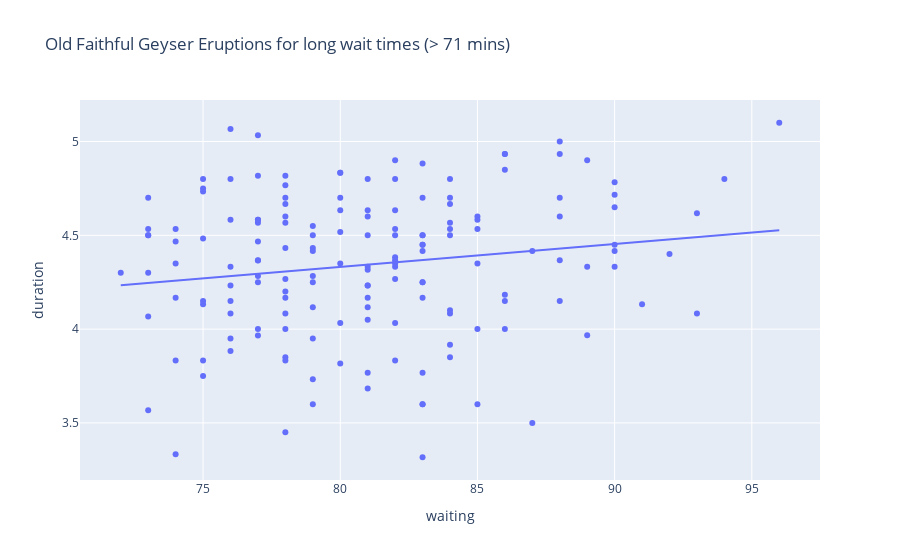
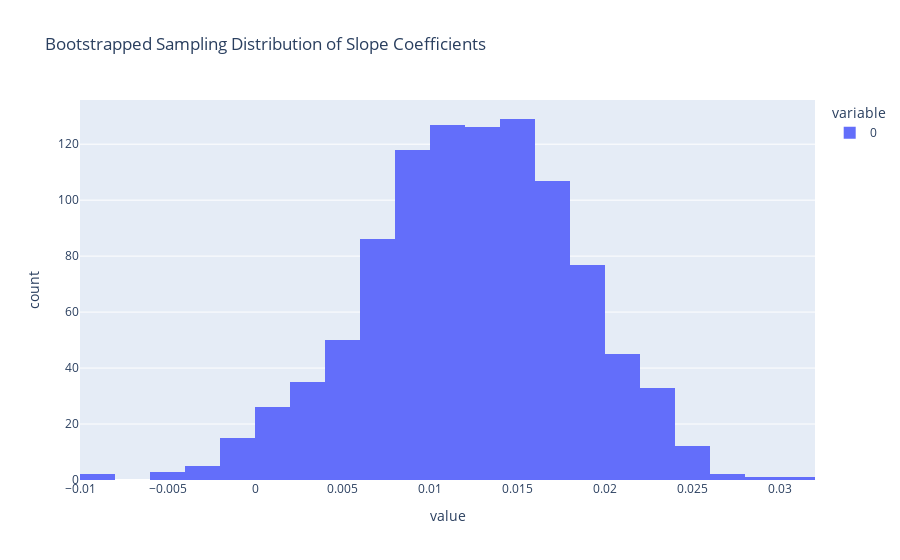
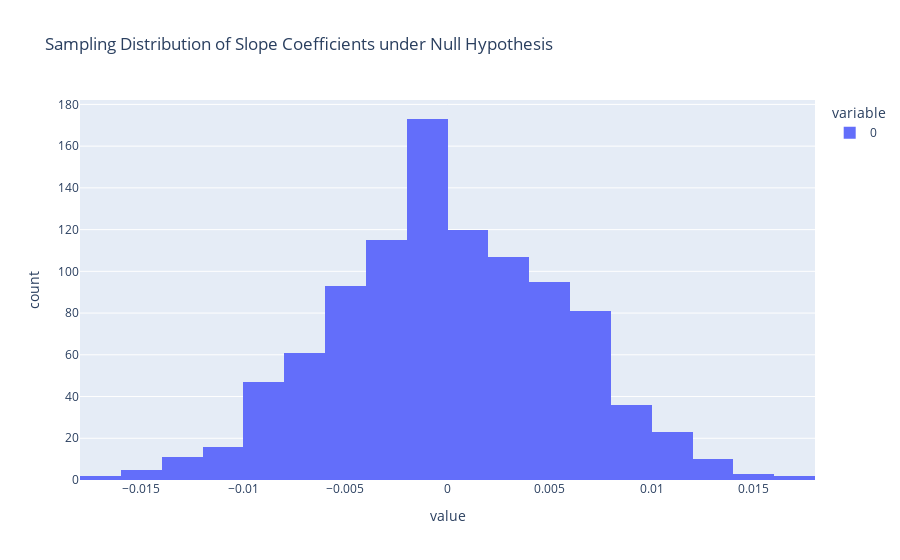

The notebook cell saved with these charts, in order:
### Code cell
import plotly.express as px
import pandas as pd
import numpy as np
import statsmodels.formula.api as smf
from sklearn.utils import resample

# Define the limit for long wait times
long_wait_limit = 71
long_wait = old_faithful[old_faithful['waiting'] > long_wait_limit]

# Step 1: Display the summary table for the Simple Linear Regression model for long waits
model = smf.ols('duration ~ waiting', data=long_wait).fit()
print(model.summary().tables[1])

# Step 2: Create a scatter plot with a linear regression trendline
fig = px.scatter(long_wait, x='waiting', y='duration',
                 title=f"Old Faithful Geyser Eruptions for long wait times (> {long_wait_limit} mins)",
                 trendline='ols')
fig.show()

# Step 3: Bootstrap Sampling for Slope Coefficients
n_bootstrap = 1000  # Number of bootstrap samples
bootstrap_slopes = []
for _ in range(n_bootstrap):
    # Resample long_wait dataset with replacement
    sample = resample(long_wait)
    # Fit regression model and store slope coefficient
    boot_model = smf.ols('duration ~ waiting', data=sample).fit()
    bootstrap_slopes.append(boot_model.params['waiting'])

# Visualize the bootstrapped slope coefficients
fig = px.histogram(bootstrap_slopes, nbins=30, 
                   title="Bootstrapped Sampling Distribution of Slope Coefficients")
fig.show()

# Step 4: Simulate under Null Hypothesis (beta_1=0)
beta_0 = 1.65
beta_1 = 0
sigma = 0.37
simulated_slopes = []
for _ in range(n_bootstrap):
    # Generate Y using beta_0 and sigma with no effect of waiting (beta_1=0)
    simulated_duration = beta_0 + sigma * np.random.randn(len(long_wait))
    # Create a DataFrame with simulated data
    simulated_data = pd.DataFrame({'waiting': long_wait['waiting'], 'duration': simulated_duration})
    # Fit regression model and store slope coefficient
    null_model = smf.ols('duration ~ waiting', data=simulated_data).fit()
    simulated_slopes.append(null_model.params['waiting'])

# Visualize the slope distribution under the null hypothesis
fig = px.histogram(simulated_slopes, nbins=30, 
                   title="Sampling Distribution of Slope Coefficients under Null Hypothesis")
fig.show()

# Step 5: Calculate 95% Confidence Interval and p-value
# 95% CI for bootstrap slopes
ci_lower, ci_upper = np.percentile(bootstrap_slopes, [2.5, 97.5])
contains_zero = ci_lower <= 0 <= ci_upper

# Observed p-value from the original model
observed_slope = model.params['waiting']
observed_p_value = model.pvalues['waiting']

# Simulated p-value (proportion of null slopes that exceed observed slope)
simulated_p_value = np.mean([abs(slope) >= abs(observed_slope) for slope in simulated_slopes])

# Display results
print(f"95% Confidence Interval for Bootstrap Slopes: ({ci_lower:.4f}, {ci_upper:.4f})")
print("Does the CI contain 0?", contains_zero)
print(f"Observed p-value: {observed_p_value:.4f}")
print(f"Simulated p-value: {simulated_p_value:.4f}")

### Figure 1 — Plotly figure (JSON) as saved in the notebook; plotly's stock layout.template omitted (floating-point values rounded to 4 significant figures; data arrays with more than 128 entries replaced by an {"elided": "..."} marker saying what was removed)
{"data": [{"hovertemplate": "waiting=%{x}<br>duration=%{y}<extra></extra>", "legendgroup": "", "marker": {"color": "#636efa", "symbol": "circle"}, "mode": "markers", "name": "", "orientation": "v", "showlegend": false, "type": "scatter", "x": {"elided": "160 int values"}, "xaxis": "x", "y": {"elided": "160 float values"}, "yaxis": "y"}, {"hovertemplate": "<b>OLS trendline</b><br>duration = 0.012244 * waiting + 3.35195<br>R<sup>2</sup>=0.026925<br><br>waiting=%{x}<br>duration=%{y} <b>(trend)</b><extra></extra>", "legendgroup": "", "marker": {"color": "#636efa", "symbol": "circle"}, "mode": "lines", "name": "", "showlegend": false, "type": "scatter", "x": {"elided": "160 int values"}, "xaxis": "x", "y": {"elided": "160 float values"}, "yaxis": "y"}], "layout": {"legend": {"tracegroupgap": 0}, "title": {"text": "Old Faithful Geyser Eruptions for long wait times (> 71 mins)"}, "xaxis": {"anchor": "y", "domain": [0, 1], "title": {"text": "waiting"}}, "yaxis": {"anchor": "x", "domain": [0, 1], "title": {"text": "duration"}}}}

### Figure 2 — Plotly figure (JSON) as saved in the notebook; plotly's stock layout.template omitted (floating-point values rounded to 4 significant figures; data arrays with more than 128 entries replaced by an {"elided": "..."} marker saying what was removed)
{"data": [{"alignmentgroup": "True", "bingroup": "x", "hovertemplate": "variable=0<br>value=%{x}<br>count=%{y}<extra></extra>", "legendgroup": "0", "marker": {"color": "#636efa", "pattern": {"shape": ""}}, "name": "0", "nbinsx": 30, "offsetgroup": "0", "orientation": "v", "showlegend": true, "type": "histogram", "x": {"elided": "1000 float values"}, "xaxis": "x", "yaxis": "y"}], "layout": {"barmode": "relative", "legend": {"title": {"text": "variable"}, "tracegroupgap": 0}, "title": {"text": "Bootstrapped Sampling Distribution of Slope Coefficients"}, "xaxis": {"anchor": "y", "domain": [0, 1], "title": {"text": "value"}}, "yaxis": {"anchor": "x", "domain": [0, 1], "title": {"text": "count"}}}}

### Figure 3 — Plotly figure (JSON) as saved in the notebook; plotly's stock layout.template omitted (floating-point values rounded to 4 significant figures; data arrays with more than 128 entries replaced by an {"elided": "..."} marker saying what was removed)
{"data": [{"alignmentgroup": "True", "bingroup": "x", "hovertemplate": "variable=0<br>value=%{x}<br>count=%{y}<extra></extra>", "legendgroup": "0", "marker": {"color": "#636efa", "pattern": {"shape": ""}}, "name": "0", "nbinsx": 30, "offsetgroup": "0", "orientation": "v", "showlegend": true, "type": "histogram", "x": {"elided": "1000 float values"}, "xaxis": "x", "yaxis": "y"}], "layout": {"barmode": "relative", "legend": {"title": {"text": "variable"}, "tracegroupgap": 0}, "title": {"text": "Sampling Distribution of Slope Coefficients under Null Hypothesis"}, "xaxis": {"anchor": "y", "domain": [0, 1], "title": {"text": "value"}}, "yaxis": {"anchor": "x", "domain": [0, 1], "title": {"text": "count"}}}}
